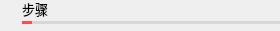
<?xml version="1.0" encoding="UTF-8"?>
<ui version="4.0">
 <class>TianLiQtCommon_TimeLineLabel</class>
 <widget class="QWidget" name="TianLiQtCommon_TimeLineLabel">
  <property name="geometry">
   <rect>
    <x>0</x>
    <y>0</y>
    <width>280</width>
    <height>31</height>
   </rect>
  </property>
  <property name="minimumSize">
   <size>
    <width>280</width>
    <height>31</height>
   </size>
  </property>
  <property name="maximumSize">
   <size>
    <width>280</width>
    <height>31</height>
   </size>
  </property>
  <property name="font">
   <font>
    <family>HYWenHei</family>
    <pointsize>13</pointsize>
   </font>
  </property>
  <property name="windowTitle">
   <string>TianLiQtCommon_TimeLineLabel</string>
  </property>
  <property name="styleSheet">
   <string notr="true"/>
  </property>
  <widget class="QLabel" name="label_Title">
   <property name="geometry">
    <rect>
     <x>22</x>
     <y>0</y>
     <width>258</width>
     <height>17</height>
    </rect>
   </property>
   <property name="font">
    <font>
     <family>HYWenHei</family>
     <pointsize>-1</pointsize>
    </font>
   </property>
   <property name="styleSheet">
    <string notr="true">font-size: 13px;

color: #000000;</string>
   </property>
   <property name="text">
    <string>步骤</string>
   </property>
  </widget>
  <widget class="QLabel" name="label_ProgressBackground">
   <property name="geometry">
    <rect>
     <x>22</x>
     <y>21</y>
     <width>258</width>
     <height>3</height>
    </rect>
   </property>
   <property name="styleSheet">
    <string notr="true">.QLabel{
background-color:rgba(0,0,0,26);
}</string>
   </property>
   <property name="text">
    <string/>
   </property>
  </widget>
  <widget class="QLabel" name="label_ProgressBar">
   <property name="geometry">
    <rect>
     <x>22</x>
     <y>21</y>
     <width>10</width>
     <height>3</height>
    </rect>
   </property>
   <property name="styleSheet">
    <string notr="true">.QLabel{
background-color:rgb(253, 77, 77);
}</string>
   </property>
   <property name="text">
    <string/>
   </property>
  </widget>
 </widget>
 <layoutdefault spacing="6" margin="11"/>
 <resources/>
 <connections/>
</ui>
